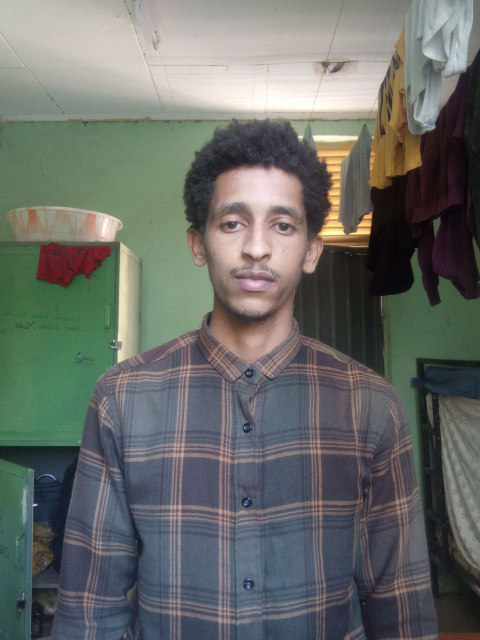
#> input picture fk/photo_5949301596938685094_y.jpg, 960 x 1280 px, given in place of the camera (shown at 1/2 size)
$ python main.py
#> lines starting #> are read from the running program, lines starting #| are printed output that depends on the picture; after the words box and inside, x2 and y2 are one past the last pixel; in counts of white or black regions, pixels touching at a corner belong together
import cv2
import pickle
import numpy as np
import os
import time

# Initialize variables
face_data = []
name = input('Enter name: ')
#> the answer given: ../fk/photo_5949301596938685094_y.jpg
i = 0

# Create the data directory if it doesn't exist
if not os.path.exists('data/'):
    os.makedirs('data/')

# Initialize the video capture
video = cv2.VideoCapture(0)

# Load the Haar Cascade for face detection
facedetect = cv2.CascadeClassifier(cv2.data.haarcascades + 'haarcascade_frontalface_default.xml')

# Timer for data collection frequency
start_time = time.time()

while True:
    ret, frame = video.read()  # Read a frame from the video feed
#> frame is the input picture: shape (1280, 960, 3); mean B, G, R 104.2, 108.4, 105.4
    if not ret:
        break

    # Convert the frame to grayscale (face detection works better in grayscale)
    gray = cv2.cvtColor(frame, cv2.COLOR_BGR2GRAY)
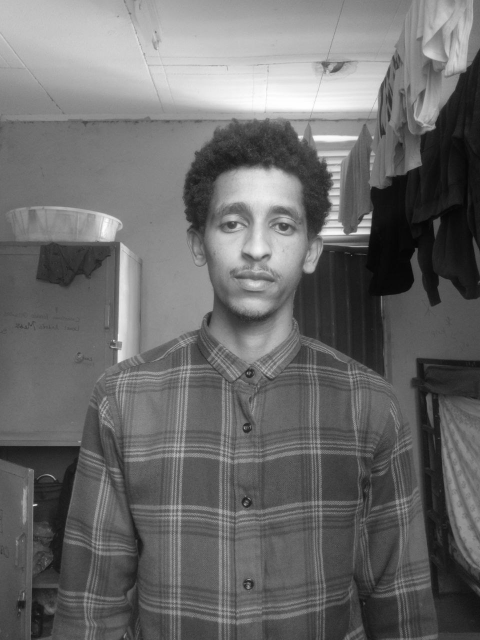
#> gray: shape (1280, 960) (shown at 1/2 size); min 0, max 254, mean 107

    # Detect faces in the grayscale frame
    faces = facedetect.detectMultiScale(gray, 1.3, 5)
#> faces = [[379, 338, 279, 279]]

    # Process each detected face
    for (x, y, w, h) in faces:
        crop_img = frame[y:y + h, x:x + w]
        resize_img = cv2.resize(crop_img, (50, 50))  # Resize to a fixed size

        # Collect up to 100 samples with a 0.2s interval
        if len(face_data) < 100 and (time.time() - start_time) > 0.2:
            face_data.append(resize_img.flatten())  # Flatten the image and append
            start_time = time.time()

        # Display the count on the frame
        cv2.putText(frame, f"Samples: {len(face_data)}", (10, 30), cv2.FONT_HERSHEY_SIMPLEX, 1, (0, 255, 0), 2)
        cv2.rectangle(frame, (x, y), (x + w, y + h), (255, 0, 0), 2)
#> this loop made 1 pass
#> pass 1, `crop_img = frame[y:y + h, x:x + w]`:
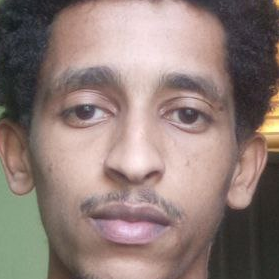
#> crop_img: shape (279, 279, 3); mean B, G, R 119.2, 124.7, 143.8
#> pass 1, `resize_img = cv2.resize(crop_img, (50, 50))`:
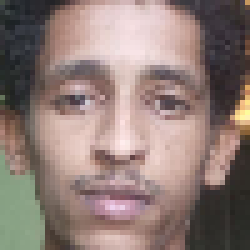
#> resize_img: shape (50, 50, 3) (shown 5 times larger); mean B, G, R 119.2, 124.7, 143.8
#> after the loop:
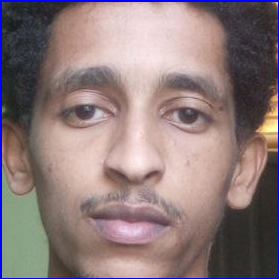
#> crop_img: shape (279, 279, 3); 2.14% of pixels changed, all inside (x1, y1, x2, y2) = (0, 0, 279, 279)
#> after the loop:
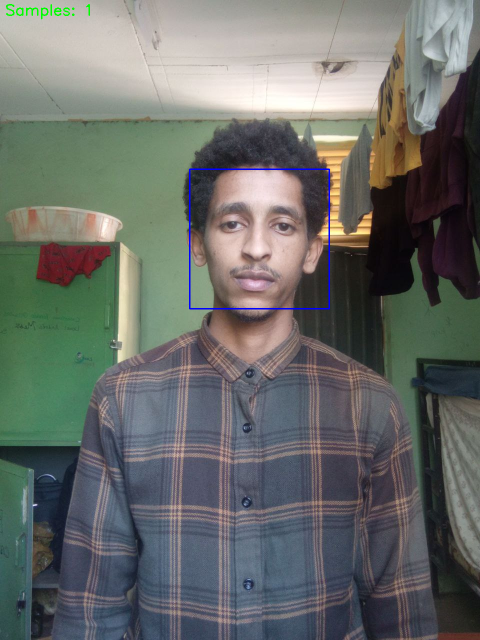
#> frame: shape (1280, 960, 3) (shown at 1/2 size); 0.36% of pixels changed, all inside (x1, y1, x2, y2) = (12, 8, 660, 619)
#> after the loop, face_data = 1 item; start_time = 1.8e+09

    # Display the frame
    cv2.imshow('Frame', frame)

    # Break the loop when 'q' is pressed or data collection is complete
    if cv2.waitKey(1) & 0xFF == ord('q') or len(face_data) >= 100:
#> (key q is pressed here)
        break

# Release the video capture object and close all OpenCV windows
video.release()
cv2.destroyAllWindows()

# Convert face data to NumPy array and normalize
face_data = np.asarray(face_data) / 255.0  # Normalize pixel values
face_data = face_data.reshape(100, -1)
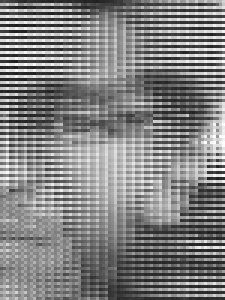
#> face_data: shape (100, 75) float64 (shown 3 times larger); min 0.11, max 1, mean 0.507

# Save the face data and labels
if 'names.pkl' not in os.listdir('data/'):
    names = [name] * 100
    with open('data/names.pkl', 'wb') as f:
        pickle.dump(names, f)
else:
    with open('data/names.pkl', 'rb') as f:
#> (reads data/names.pkl from the repository)
        names = pickle.load(f)
    if name in names:
        print(f"Warning: {name} already exists in the dataset.")
    names += [name] * 100
    with open('data/names.pkl', 'wb') as f:
        pickle.dump(names, f)

if 'face_data.pkl' not in os.listdir('data/'):
    with open('data/face_data.pkl', 'wb') as f:
        pickle.dump(face_data, f)
else:
    with open('data/face_data.pkl', 'rb') as f:
#> (reads data/face_data.pkl from the repository)
        faces = pickle.load(f)
    if faces.shape[1] == face_data.shape[1]:  # Ensure same number of features
        faces = np.vstack([faces, face_data])  # Stack the new data vertically
        with open('data/face_data.pkl', 'wb') as f:
            pickle.dump(faces, f)
    else:
        print("Error: Face data dimensions do not match!")
